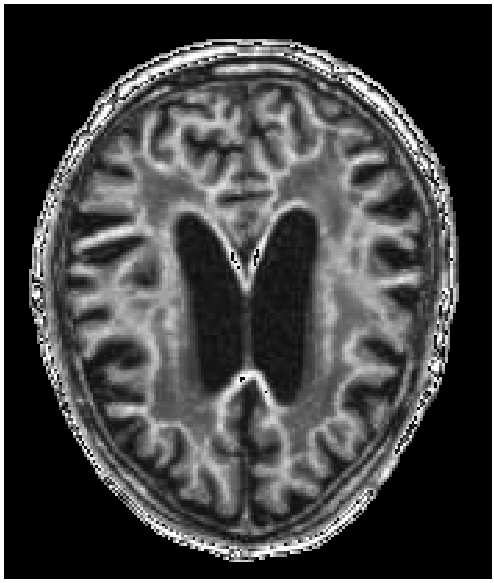
#> input picture TrabalhoMeninge_5_IntensidadeAjustada.png, 494 x 583 px, given in place of OAS1_0003_MR1_axi_095.jpg, which was not available
$ jupyter execute --allow-errors Workflow_jupyter.ipynb   (shell and % lines are left out)   (text cells are left out)
#> lines starting #> are read from the running program, lines starting #| are printed output that depends on the picture; pictures that were not available may be replaced by others from this repository, and a replacement may not be noted
[cell 1]
from PIL import Image
from scipy import signal as sci
import numpy as np
import matplotlib.pyplot as plt
from scipy.ndimage.morphology import binary_fill_holes, binary_opening
import matplotlib.image as mpimg
from skimage import morphology as morph
from scipy import ndimage as nd
import sys,os
from skimage.filters import threshold_otsu, threshold_isodata, threshold_li, threshold_local, threshold_minimum
from skimage import feature
from skimage.filters import threshold_local as threshold_adaptative
import heapq
import matplotlib.patches as mpatches
from skimage.morphology import convex_hull_image
import pandas as pd
import seaborn as sns
from scipy.signal import convolve2d as sc_conv
from matplotlib.colors import colorConverter
import matplotlib as mpl
import time

# [57 lines left out: functions normalizar, normalize, gaussian, magnitude_sobel, not called in this run]

def save_without_spacing(nome):
    import matplotlib.pyplot as plt
    from matplotlib.ticker import NullLocator
    plt.gca().set_axis_off()
    plt.subplots_adjust(top = 1, bottom = 0, right = 1, left = 0,
            hspace = 0, wspace = 0)
    plt.margins(0,0)
    plt.gca().xaxis.set_major_locator(NullLocator())
    plt.gca().yaxis.set_major_locator(NullLocator())
    plt.savefig(nome, bbox_inches = 'tight',        pad_inches = 0)

[cell 2]
paciente = 'OAS1_0003_MR1'
im1 = Image.open(paciente+'/Slices/Axial/'+paciente+'_axi_095.jpg')
#> im1 is the input picture: PIL image 494x583 RGBA; mean R, G, B, A 67.7, 67.7, 67.7, 255
img = np.array(im1)
plt.imshow(img,'gray')

[cell 3]
def three_segments(xa,xb,ya,yb):
    parte1 = np.floor(np.arange(0,ya,ya/(xa+1)))
    parte2 = np.floor(np.arange(ya,yb,(yb-ya)/(xb-xa)))
    parte3 = np.floor(np.arange(yb,255,(255-yb)/(255-xb)))
    mascara = np.hstack((parte1,parte2,parte3))
    return mascara

ruido = three_segments(220,240,50,210)
ruido = ruido[::-1]
# [4 lines of commented-out code are left out]

[cell 4]
plt.figure(figsize=(4,4))
#plt.title('Ruído')
plt.axis('off')
plt.imshow(ruido[img],'gray')
save_without_spacing("TrabalhoMeninge_Ruido_novo.png")

[cell 5]
def remove_ruido_fundo(imagem,Ti=0):
#> called with Ti = 0
    if Ti==0:
        Ti = np.mean(imagem)
#> Ti = 114.5
    imagem_filtrada = sci.medfilt(imagem,[3,3])
    ti = imagem_filtrada >Ti
    mascara = binary_fill_holes(ti)

    return [Ti,imagem*mascara]

#> (a cell that did not finish here is left out)

[cell 7]
def ajuste_contraste(img):
    A = img
    L = np.max(A.ravel())
#> L = 255
    B = (L-1)-A
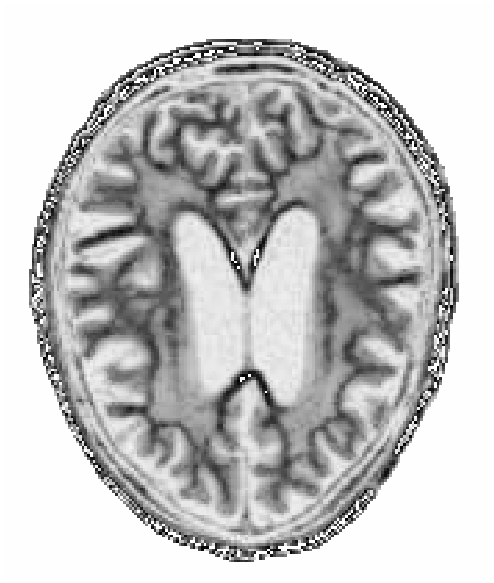
#> B: shape (583, 494, 4); mean R, G, B, A 194.5, 194.5, 194.5, 255
    SE1 = morph.ball(3)[3]
    C = morph.closing(B,SE1)
    L = np.max(C.ravel())
    D = (L-1)-C
    Adiff = A-D
    return np.clip(A+Adiff,0,255)

#> (the rest of this cell did not finish here and is left out)

[cell 8]
plt.figure(figsize=(8,8))
plt.subplot(121)
plt.axis('off')
plt.title('Imagem Original')
plt.imshow(img,'gray')
plt.subplot(122)
plt.axis('off')
plt.title('Ajuste de Contraste')
#> (the rest of this cell did not finish here and is left out)

[cell 9]
# [9 lines left out: function binariza, not called in this run]

#> (the rest of this cell did not finish here and is left out)

[cell 10]
# [50 lines left out: functions detecta_borda_conexa, detecta_componente_conexa, not called in this run]

#> (the rest of this cell did not finish here and is left out)

[cell 11]
# [36 lines left out: function extrai_maior_componente, not called in this run]

#> (the rest of this cell did not finish here and is left out)

[cell 12]
plt.figure(figsize=(12,12))
plt.subplot(131)
#> (the rest of this cell did not finish here and is left out)

[cell 13]
import matplotlib.pyplot as plt

im1 = Image.open(paciente+'/SlicesNoBrain/Axial/'+paciente+'_axi_gt_100.jpg')
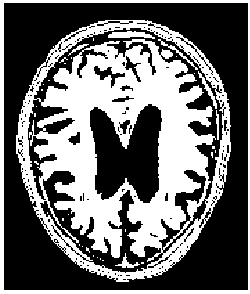
#> input picture TrabalhoMeninge_6_Binarizado.png, 250 x 294 px, given in place of OAS1_0003_MR1_axi_gt_100.jpg, which was not available
#> im1 is the input picture: PIL image 250x294 RGBA; mean R, G, B, A 107.4, 107.4, 107.4, 255
img2 = np.array(im1)
#> (the rest of this cell did not finish here and is left out)

#> (a cell that did not finish here is left out)

[cell 15]
from matplotlib.lines import Line2D
import numpy as np
import pandas as pd
import seaborn as sns
metrics = np.load('metrics.npy')
#> (reads metrics.npy from the repository)
metrics = metrics[:,:-1,:]

recall = np.sort(np.mean(metrics[:,:,0],axis=1))
precision = np.sort(np.mean(metrics[:,:,1],axis=1))
fmeasure = np.sort(np.mean(metrics[:,:,2],axis=1))
specificity = np.sort(np.mean(metrics[:,:,3],axis=1))
accuracy = np.sort(np.mean(metrics[:,:,4],axis=1))

mean = (np.vstack((recall,precision,fmeasure,specificity,accuracy)))
mean = mean.T
df = pd.DataFrame(mean,columns=['Recall','Precision','F-Measure','Specificity','Accuracy'])

#plt.figure(figsize=(15,18))
#plt.subplot(511)
#plt.figure(figsize=(12,4))
fig, ax = plt.subplots()
sns.lineplot(x=range(len(recall)),y=recall,color='red')
# [4 lines of commented-out code are left out]
#> (the rest of this cell did not finish here and is left out)

[cell 16]
#plt.figure(figsize=(12,8))
sns.set_style("whitegrid")

l = sns.lineplot(data=df)

l.set_xlabel("# of the subject", fontsize = 12)
l.set_ylabel("(%) of each metric", fontsize = 12)
#plt.set_xlabel('', fontsize=12)
#plt.set_ylabel('', fontsize=12)
plt.axis('on')
plt.savefig('TrabalhoMeninge_Exp1.pdf',transparent=True, bbox_inches='tight', pad_inches=0)
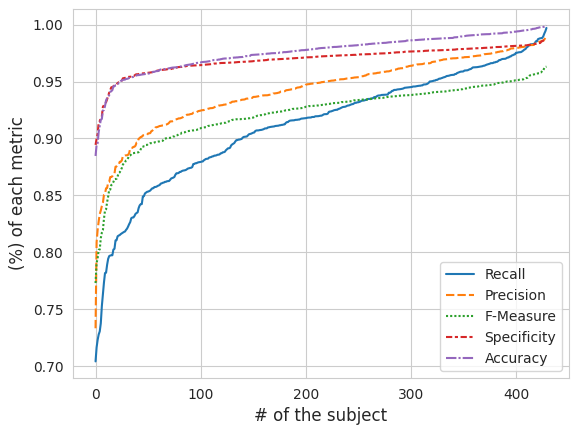
#> figure drawn by matplotlib, 1 panel; curve peaks at x = 429, y = 0.997; curve peaks at x = 429, y = 0.989; curve peaks at x = 429, y = 0.963
